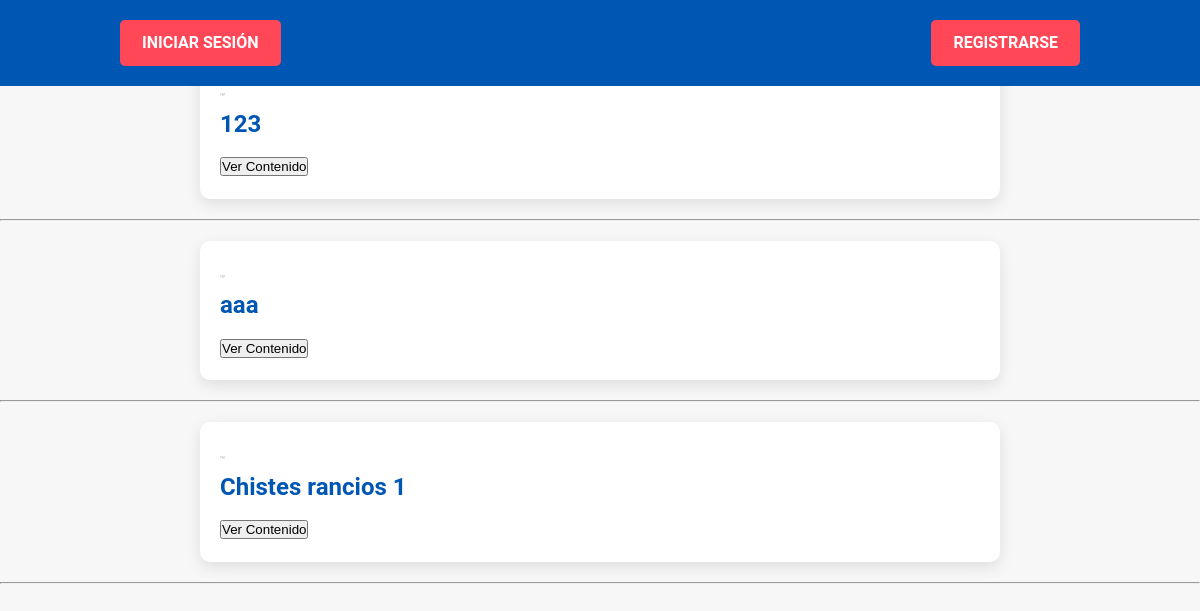
The app's page /, older data.
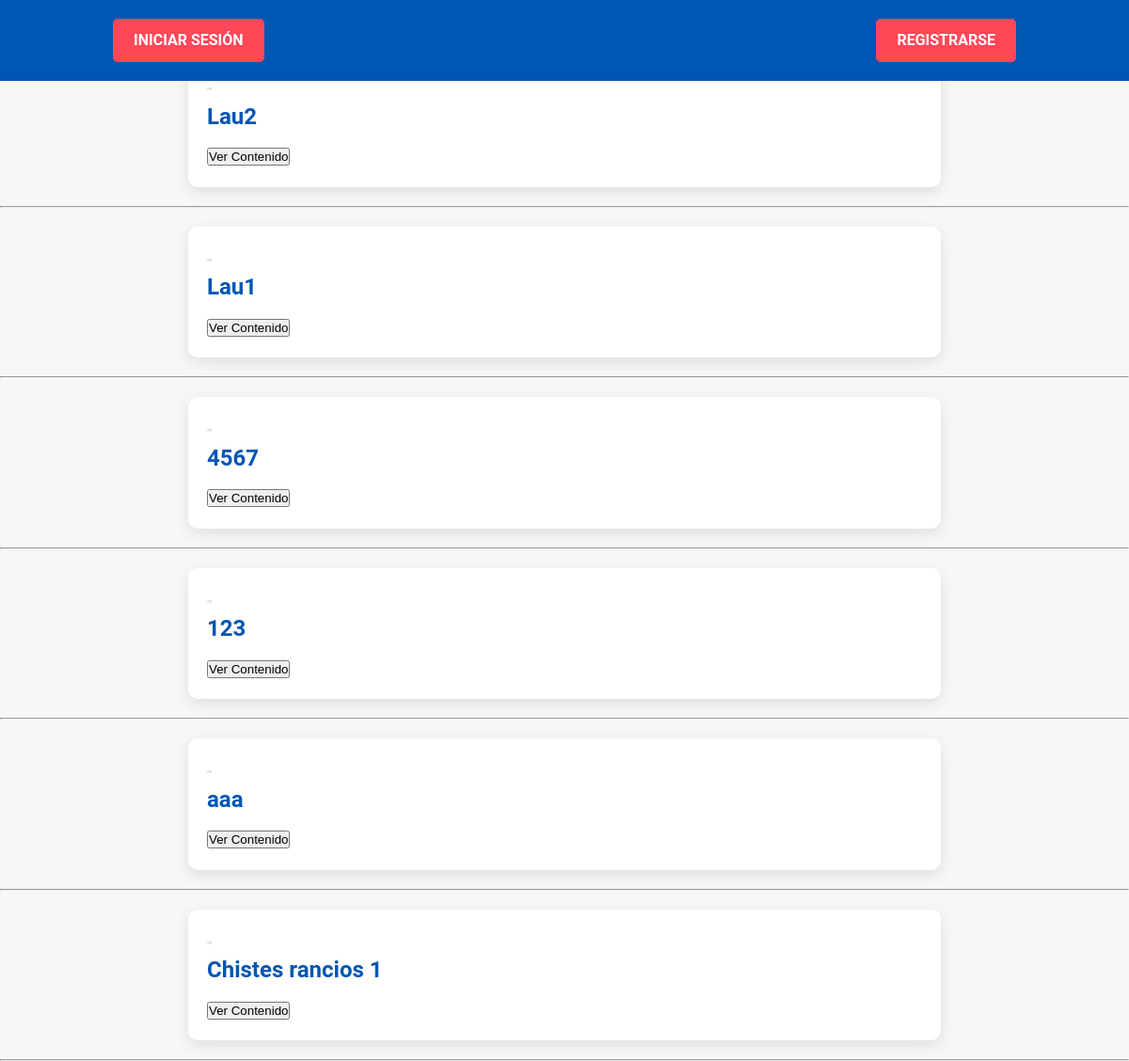
The same page, newer data.
### blog/models.py (models this page shows)
class Blog(models.Model):
    CATEGORY_CHOICES = [
        ('Política', 'Política'),
        ('Tecnología', 'Tecnología'),
        ('Ciencia', 'Ciencia'),
        ('Humor', 'Humor'),
    ]
    title = models.CharField(max_length=200)
    subtitle = models.CharField(max_length=200)
    body = RichTextField()
    author = models.ForeignKey(
        settings.AUTH_USER_MODEL,
        on_delete=models.CASCADE
    )
    date = models.DateTimeField(auto_now_add=True)
    image = models.ImageField(upload_to='blog_images/')
    category = models.CharField(max_length=100, choices=CATEGORY_CHOICES, default='Humor')

### myblogsite/views.py (the view)
# urls.py: path('', views.landing, name='landing'),
def landing(request):
    blogs = Blog.objects.order_by('-date')
    return render(request, 'landing.html', {'blogs': blogs})

### templates/landing.html (shortened to what this page needs)
{% load static %}
<!DOCTYPE html>
<html>
<head>
    <link rel="stylesheet" href="{% static 'css/style.css' %}">
</head>
<body>
    <header>
        <div class="container">
            {% if user.is_authenticated %}
                <span class="user-info">
                {% if user.profile_image %}
                    <img src="{{ user.profile_image.url }}" alt="Avatar" class="user-avatar">
                {% else %}
                    <img src="{% static '/avatars/default-avatar.png' %}" alt="Avatar" class="user-avatar">
                    <br>
                {% endif %}
                {{ user.username }}
                </span>
                <a href="{% url 'profile' %}" class="header-button">Ver Perfil</a>
                <a href="{% url 'logout' %}" class="header-button">Cerrar Sesión</a>
            {% else %}
                <a href="{% url 'login' %}" class="header-button">Iniciar Sesión</a>
                <a href="{% url 'signup' %}" class="header-button">Registrarse</a>
            {% endif %}
        </div>
    </header>
    <div style="text-align: center;">
        {% if user.is_authenticated %}
            <a href="{% url 'publish_blog' %}" id="publish-blog-button" class="header-button">Publicar blog</a>
        {% else %}
            <button id="publish-blog-button" class="header-button" onclick="showLoginModal()">Publicar blog</button>
        {% endif %}
    </div>
    <div class="blog-container">
        {% for blog in blogs %}
            <div class="blog-preview">
                {% if blog.author.profile_image %}
                    <img src="{{ blog.author.profile_image.url }}" alt="Avatar" class="user-avatar">
                {% else %}
                    <img src="{% static 'avatars/default-avatar.png' %}" alt="Avatar" class="user-avatar">
                {% endif %}
                <div class="blog-info">
                    <h2>{{ blog.title }}</h2>
                    <button onclick="toggleContent('content-{{ blog.id }}')">Ver Contenido</button>
                </div>
            </div>
            <hr>
        {% empty %}
            <div class="no-blogs">
                <img src="{% static 'travolta-empty.gif' %}" alt="No hay blogs disponibles">
                <p>No hay blogs aún. ¡Sé el primero!</p>
            </div>
        {% endfor %}
    </div>
</body>
</html>

Row changes from the older to the newer data that the page shows:
added Blog: title "Lau2"
added Blog: title "Lau1"
added Blog: title "4567"
